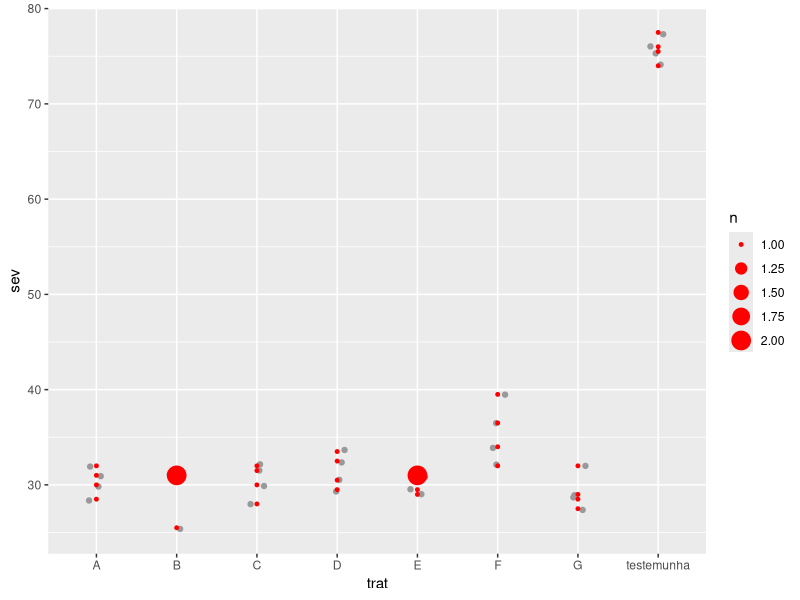
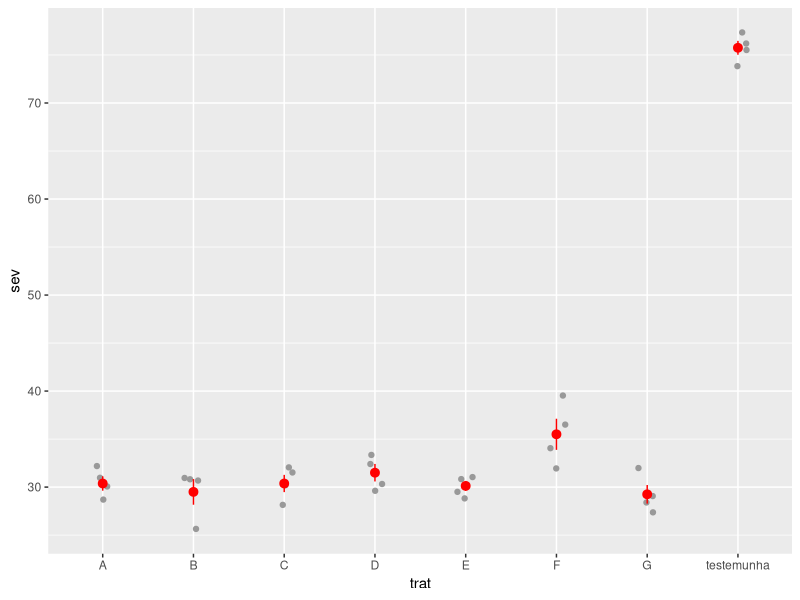
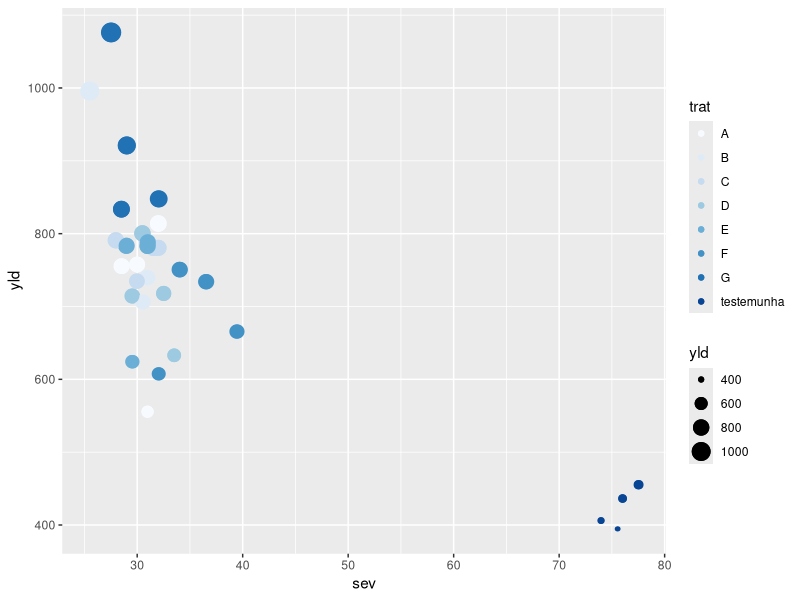
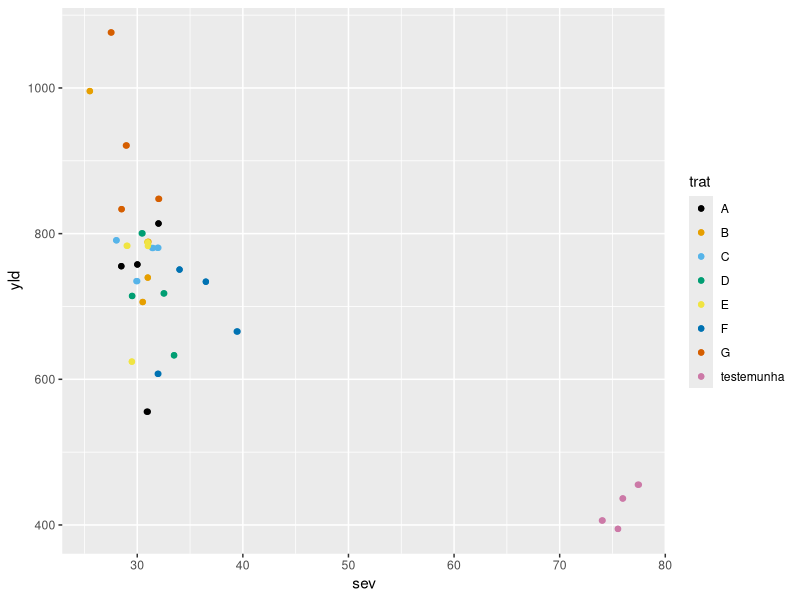
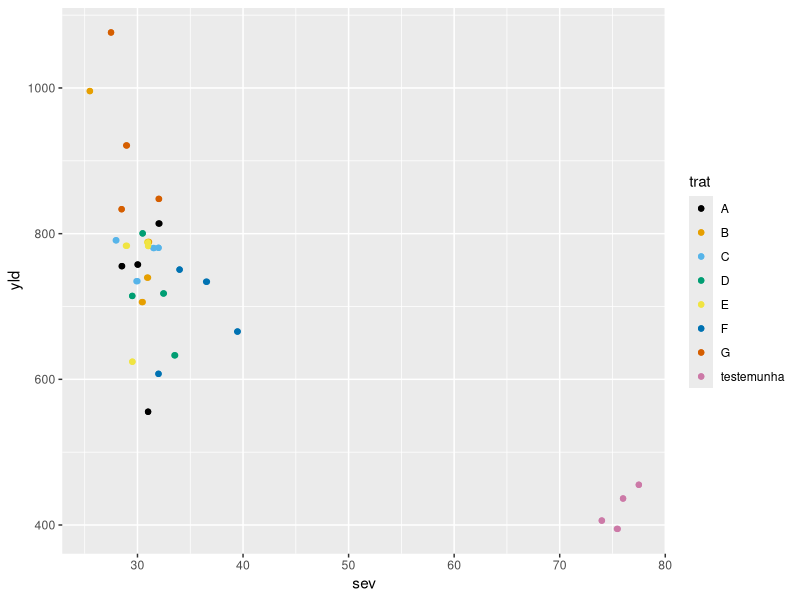
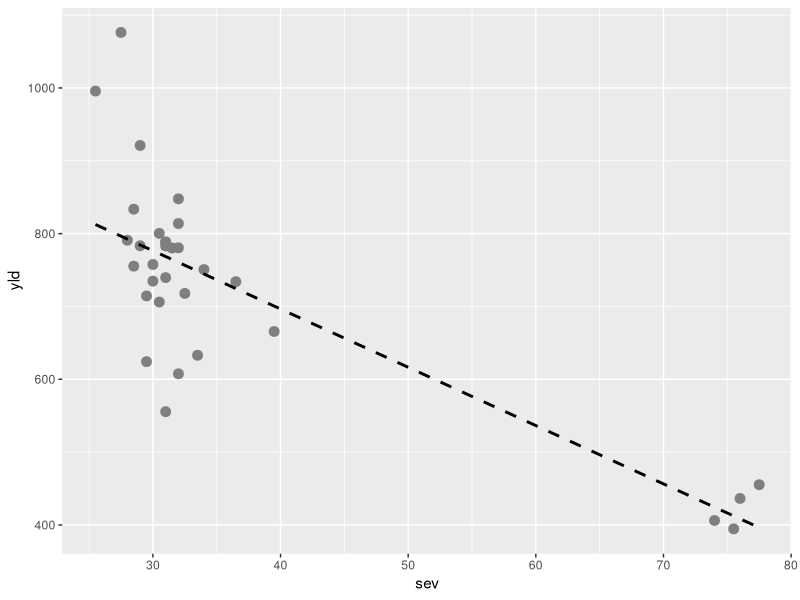
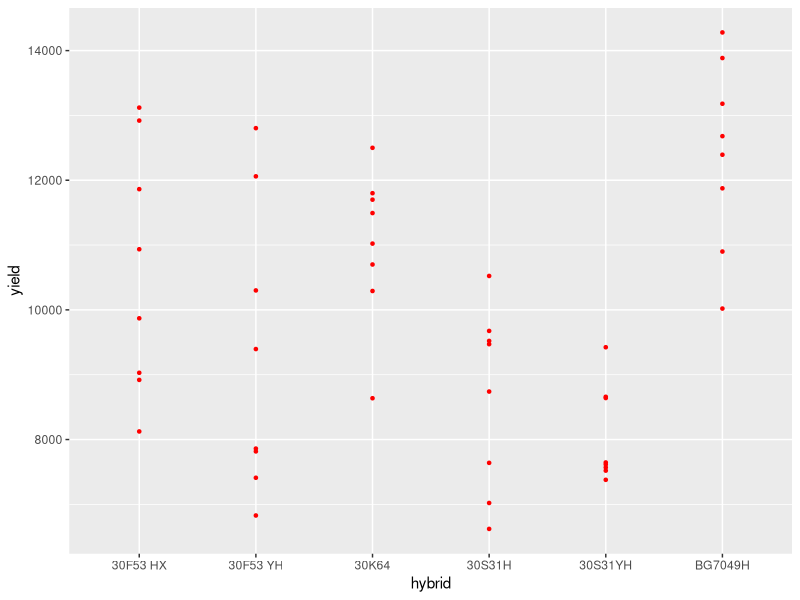
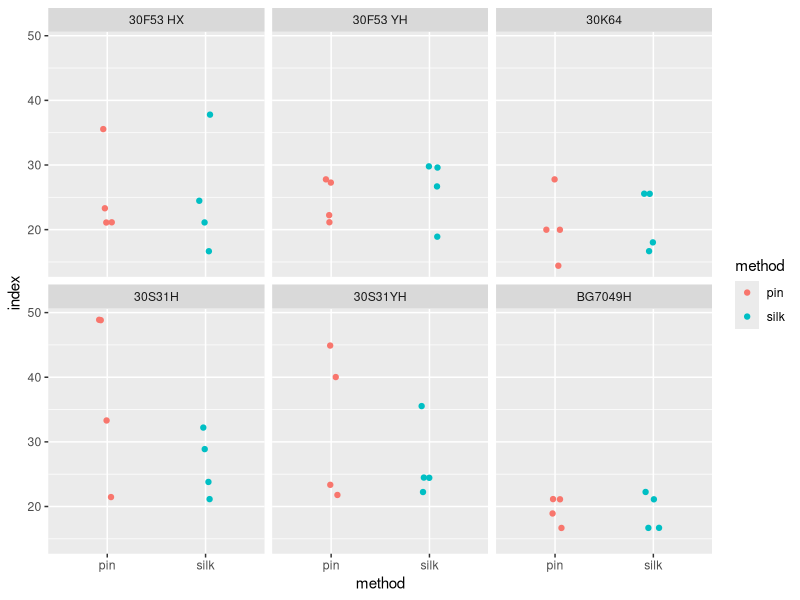

The R script that drew these images, in order:
## ---- chunk 1
library(tidyverse)
library(readxl)
fungicida <- read_excel("dados-diversos.xlsx", "fungicida_campo")
## ---- chunk 2
fungicida |> 
  ggplot(aes(trat, sev))+
  geom_jitter(width = 0.1,
              color = "gray60")+
  stat_sum(fun = mean,
           color = "red")
## ---- chunk 3
fungicida |> 
  ggplot(aes(trat, sev))+
  geom_jitter(width = 0.1,
              color = "gray60")+
  stat_summary(fun.data = mean_se,
           color = "red")
## ---- chunk 4
fungicida |> 
  ggplot(aes(sev, yld, 
             color = trat,
             size = yld))+
  geom_jitter(width = 0.1)+
  geom_point()+
  scale_color_brewer()
## ---- chunk 5
library(ggthemes)
fungicida |> 
  ggplot(aes(sev, yld, 
             color = trat))+
  geom_jitter(width = 0.1)+
  geom_point()+
  scale_color_colorblind()
## ---- chunk 6
library(ggthemes)
fungicida |> 
  ggplot(aes(sev, yld, 
             color = trat))+
  geom_jitter(width = 0.1)+
  geom_point(width = 0.5)+
  scale_color_colorblind()
## ---- chunk 7
library(ggthemes)
fungicida |> 
  ggplot(aes(sev, yld))+
  geom_jitter(width = 0.1)+
  geom_point(size = 3,
             color = "gray50")+
  scale_color_colorblind()+
  geom_smooth(method = "lm",
              se = FALSE,
              color = "black",
              linetype = "dashed")
## ---- chunk 8
milho <-read_excel("dados-diversos.xlsx", "milho")

## ---- chunk 9
milho |> 
ggplot(aes(hybrid, yield))+
geom_point(color = "red",
           size = 0.9)
## ---- chunk 10
milho |> 
ggplot(aes(method, index,
           colour = method))+
  geom_jitter(width = 0.1)+
facet_wrap(~hybrid)

## ---- chunk 11
milho |> 
  ggplot(aes(x = yield))+
  geom_histogram()+
geom_histogram(bins = 10,
               color = "black", fill = "steelblue")
## ---- chunk 12
library(patchwork)
i <- milho |> 
  ggplot(aes(x = index))+
  geom_histogram()+
geom_histogram(bins = 10,
               color = "black", fill = "steelblue")
i
## ---- chunk 13
y <- milho |> 
  ggplot(aes(x = yield))+
  geom_histogram()+
geom_histogram(bins = 10,
               color = "black", fill = "steelblue")
y

y+i
## ---- chunk 14
library(patchwork)

(y+i)+
  plot_annotation(tag_levels = "A",
                  title = "Graph Histo")
ggsave("sixth_graph.png", bg = "white")
## ---- chunk 15
insect <- read_excel("dados-diversos.xlsx", "mortalidade")

insect |> 
 pivot_longer(2:3,
              names_to = "status",
              values_to = "value") |> 
 ggplot(aes(inseticida, value, fill = status))+
 geom_col()
